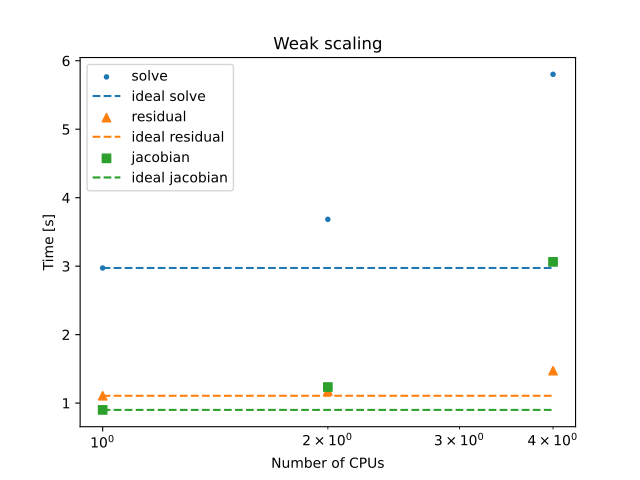

Generate this figure with Python:
import csv

num_cpus = []
residual_time = []
jacobian_time = []
solve_time = []

with open('macos/06/benchmark-weak.csv') as f:
    reader = csv.DictReader(f)
    for row in reader:
        num_cpus.append(float(row['n_cpus']))
        jacobian_time.append(float(row['jac_time']))
        residual_time.append(float(row['res_time']))
        solve_time.append(float(row['solve_time']))
max_cpu = num_cpus[-1]

plt.title("Weak scaling")
plt.scatter(num_cpus, solve_time, marker='.', label='solve')
plt.plot([1, max_cpu], [solve_time[0], solve_time[0]], '--', label='ideal solve')

plt.scatter(num_cpus, residual_time, marker='^', label='residual')
plt.plot([1, max_cpu], [residual_time[0], residual_time[0]], '--', label='ideal residual')

plt.scatter(num_cpus, jacobian_time, marker='s', label='jacobian')
plt.plot([1, max_cpu], [jacobian_time[0], jacobian_time[0]], '--', label='ideal jacobian')

plt.legend()
plt.xlabel("Number of CPUs")
plt.ylabel("Time [s]")
plt.xscale('log')
plt.show()
